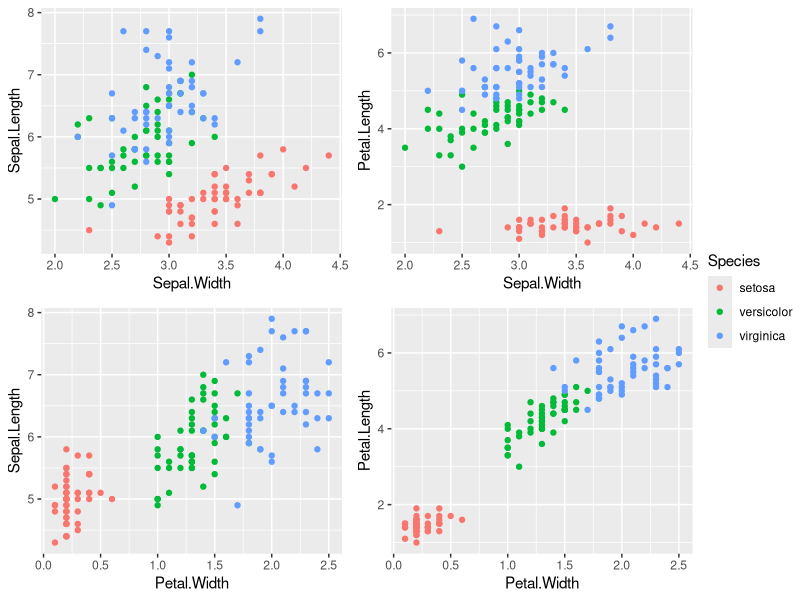

Reproduce this figure in R.
library(ggplot2)
library(gridExtra)
library(grid)

grid_arrange_shared_legend <- function(..., ncol = length(list(...)), nrow = 1, position = c("bottom", "right")) {

  plots <- list(...)
  position <- match.arg(position)
  g <- ggplotGrob(plots[[1]] + theme(legend.position = position))$grobs
  legend <- g[[which(sapply(g, function(x) x$name) == "guide-box")]]
  lheight <- sum(legend$height)
  lwidth <- sum(legend$width)
  gl <- lapply(plots, function(x) x + theme(legend.position="none"))
  gl <- c(gl, ncol = ncol, nrow = nrow)

  combined <- switch(position,
                     "bottom" = arrangeGrob(do.call(arrangeGrob, gl),
                                            legend,
                                            ncol = 1,
                                            heights = unit.c(unit(1, "npc") - lheight, lheight)),
                     "right" = arrangeGrob(do.call(arrangeGrob, gl),
                                           legend,
                                           ncol = 2,
                                           widths = unit.c(unit(1, "npc") - lwidth, lwidth)))
  grid.newpage()
  grid.draw(combined)

}

data(iris)
cmd.args <- commandArgs(trailingOnly=T)
fname <- cmd.args[1]
png(filename=fname, width=10,height=6,units="in", res=300)
widths <- c("Sepal.Width", "Petal.Width")
heights <- c("Sepal.Length", "Petal.Length")
p1 <- ggplot(iris, aes_string(x="Sepal.Width", y="Sepal.Length", color="Species")) + geom_point()
p2 <- ggplot(iris, aes_string(x="Sepal.Width", y="Petal.Length", color="Species")) + geom_point()
p3 <- ggplot(iris, aes_string(x="Petal.Width", y="Sepal.Length", color="Species")) + geom_point()
p4 <- ggplot(iris, aes_string(x="Petal.Width", y="Petal.Length", color="Species")) + geom_point()
grid_arrange_shared_legend(p1, p2, p3, p4, nrow=2,ncol=2, position="right")
